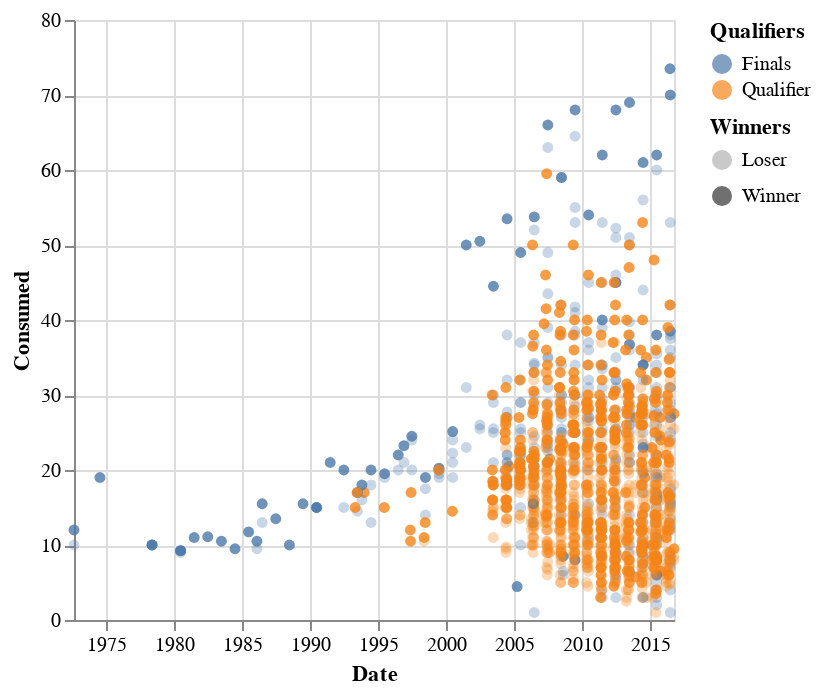

The code cell stored with this chart in its notebook:
### Markdown cell above
#### checkpoint 3: add opacity values corresponding to 1st place vs other. You will get full point if you:

 
*  Completed checkpoint 2
*  Add an opacity channel to distinguish 1st place winners vs all other competitors


You chart should look like:

![](https://raw.githubusercontent.com/dallascard/SI649_public/main/altair_hw1/task2-checkpoint3.png)

### Code cell
alt.Chart(df).mark_point(filled=True).encode(
    x='Date',
    y='Consumed',
    color='Qualifiers',
    opacity='Winners',
)

### Figure 1 — Vega-Lite specification as saved in the notebook (floating-point values rounded to 4 significant figures; data arrays with more than 128 entries replaced by an {"elided": "..."} marker saying what was removed)
{"config": {"view": {"continuousWidth": 300, "continuousHeight": 300}}, "data": {"name": "data-406295d80c74e37c9ac8951d170ff467"}, "mark": {"type": "point", "filled": true}, "encoding": {"color": {"field": "Qualifiers", "type": "nominal"}, "opacity": {"field": "Winners", "type": "nominal"}, "x": {"field": "Date", "type": "temporal"}, "y": {"field": "Consumed", "type": "quantitative"}}, "$schema": "https://vega.github.io/schema/vega-lite/v5.16.3.json", "datasets": {"data-406295d80c74e37c9ac8951d170ff467": {"elided": "1501 records"}}}
